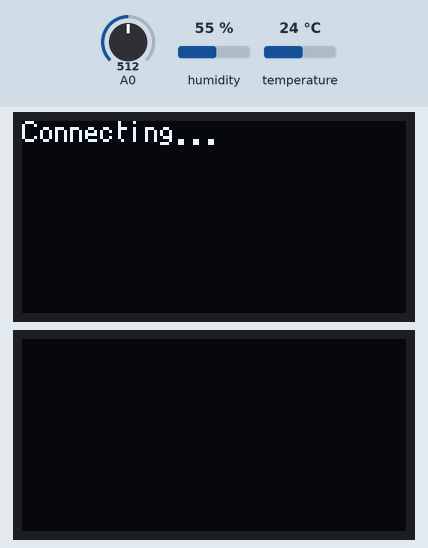
Simulated run of this sketch. Board: Arduino Mega 2560, built with avr-gcc and run on an emulated ATmega2560. Shown: 2 × 128×64 one-colour display. Wiring (inferred from the names in the program): SSD1306 OLED at I2C address 0x3C. Inputs (shaded band) come from the test bench; at power-on: A0 = 512, humidity 55 %, temperature 24 °C. WiFi joins after 1.5 s; servers stay silent unless stated; the display library's start-up logo is not drawn; network time is answered at once with the bench clock; the local clock reads 2024-03-15 10:24:30 at power-on unless the sketch sets it; what the sketch prints to the serial monitor is not drawn.

Above: at 0.2 s.
At 2.3 s:
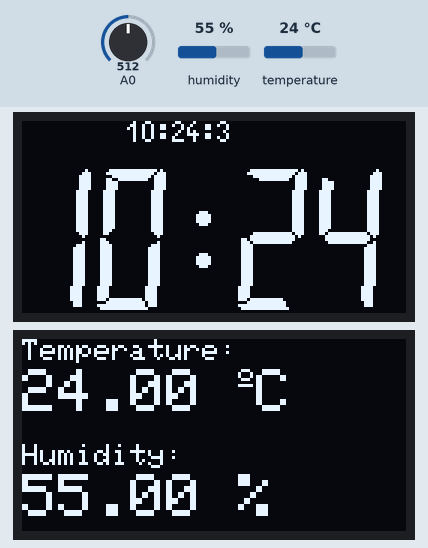
At 13.3 s:
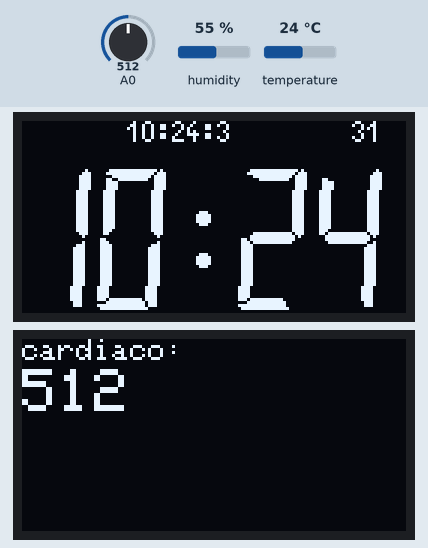
At 23.4 s:
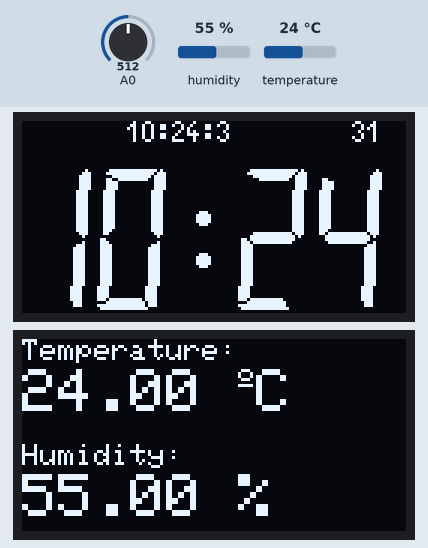
At 33.5 s:
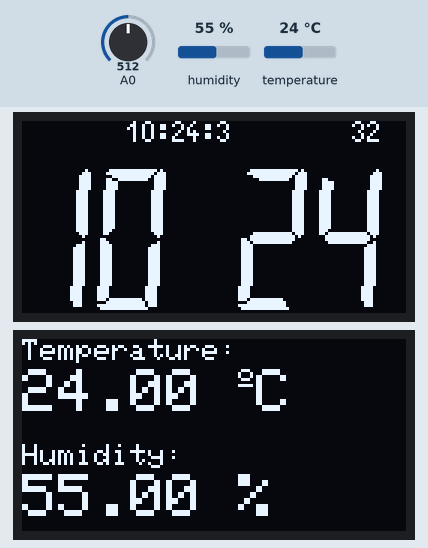
At 34.4 s:
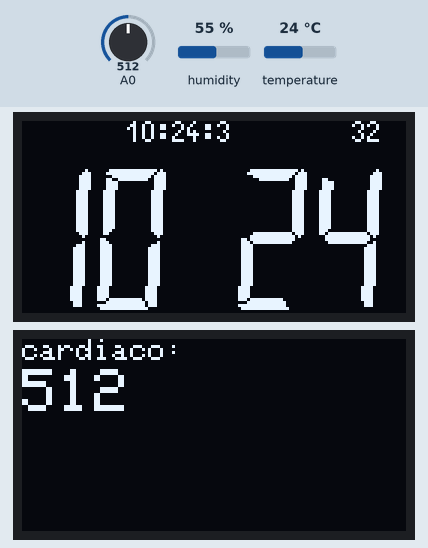

The sketch:

WiFi_Clock.ino
```cpp
// ToDo before uploading the software to your ESP8266 target


// 1) Replace with your network credentials
const char* ssid     = "TP-Link_AF92";
const char* password = "71425719";

//Programa para capturar el pulso cardiaco- Version 1.0
//Revisado Prof: Bolaños 2018- Programa base tomado de Internet

// la variable pulso contiene los datos brutos entrantes pudiendo variar entre 0-1024
int pulso;

// Determina qué señal “se contará como un latido” y qué señal ignorar.
  int limite = 522;//original 550- Ver los picos en Ploter y reprogramar


#include <Wire.h>
#include "DHT.h"
#include <Adafruit_GFX.h>
#include <Adafruit_SSD1306.h>

// 2) Set the right Time-zone
// Set offset time in seconds to adjust for your timezone, for example:
// GMT +1 = 3600 // Europe
// GMT +8 = 28800
// GMT -1 = -3600
// GMT 0 = 0
const int TZ=-18000;


#include <ESP8266WiFi.h>
#include <NTPClient.h>
#include <WiFiUdp.h>

#include "OledTwi.h"
#include "OledPix.h"

  /*Reloj*/
  static char buf[20];

// Define NTP Client to get time
WiFiUDP ntpUDP;
NTPClient timeClient(ntpUDP);

// Variables to save date and time
String formattedDate;
String dayStamp;
String timeStamp;

// Variables for the Quartz Clock
int h,m,s =0;
boolean AM_PM, S_Tick = false;

// For accurate elapsed Time counting, use Arduino Real Time Clock on the fly readings and not delay()
static uint32_t last_time, now = 0; // RTC
  /*fin reloj*/

Adafruit_SSD1306 display = Adafruit_SSD1306(128, 64, &Wire, -1);
unsigned long delayTime;

// Uncomment one of the lines below for whatever DHT sensor type you're using!
#define DHTTYPE DHT11 // DHT 11
//#define DHTTYPE DHT21 // DHT 21 (AM2301)
//#define DHTTYPE DHT22 // DHT 22 (AM2302), AM2321
//DHT Sensor;
uint8_t DHTPin = 12;
DHT dht(DHTPin, DHTTYPE);
float Temperature;
float Humidity;
float Temp_Fahrenheit;

void setup() {
  Serial.begin(9600);
   get_time(); //reloj
  pinMode(DHTPin, INPUT);
  dht.begin();
  // by default, we'll generate the high voltage from the 3.3v line internally! (neat!)
  display.begin(SSD1306_SWITCHCAPVCC, 0x3C);  // initialize with the I2C addr 0x3C (for the 128x64)
   // init done
  display.display();
  delay(100);
  display.clearDisplay();
  display.display();
  display.setTextSize(1.75);
  display.setTextColor(WHITE);


}
void loop() {

  Humidity = dht.readHumidity();
  // Read temperature as Celsius (the default)
  Temperature = dht.readTemperature();
  // Read temperature as Fahrenheit (isFahrenheit = true)
  Temp_Fahrenheit= dht.readTemperature(true);

  // Check if any reads failed and exit early (to try again).
  if (isnan(Humidity) || isnan(Temperature) || isnan(Temp_Fahrenheit)) {
    Serial.println(F("Failed to read from DHT sensor!"));
    return;
  }

  Serial.print(F("Humidity: "));
  Serial.print(Humidity);
  Serial.print(F("%  Temperature: "));
  Serial.print(Temperature);
  Serial.print(F("°C "));
  Serial.print(Temp_Fahrenheit);
  Serial.println(F("°F "));

  display.setCursor(0,0);
  display.clearDisplay();

  display.setTextSize(1);
  display.setCursor(0,0);
  display.print("Temperature: ");
  display.setTextSize(2);
  display.setCursor(0,10);
  display.print(Temperature);
  display.print(" ");
  display.setTextSize(1);
  display.cp437(true);
  display.write(167);
  display.setTextSize(2);
  display.print("C");

  // display humidity
  display.setTextSize(1);
  display.setCursor(0, 35);
  display.print("Humidity: ");
  display.setTextSize(2);
  display.setCursor(0, 45);
  display.print(Humidity);
  display.print(" %");

  display.display();
  delay(10000);

  /*Fin del sensor de Temperatura*/

  now=millis();
if (( now-last_time)>=1000 ) // importance of >=
 {
  last_time=last_time+1000; //now; // prepare for next loop
   s=s+1; //increment sec. counting

// ---- manage seconds, minutes, hours am/pm overflow ----
 if(s==60){
  s=0;
  m=m+1;
  //get_time(); for Test
 }
 if(m==60)
 {
  m=0;
  h=h+1;
 }
 if(h==24)
 {
  h=0;
  get_time();
  //flag=flag+1;
  //if(flag==2)flag=0;
 }

// update OLED

LiCol(0,110);
   Dec99(s); // second ticker


 LiCol(7,0);
 BigDec99(h); // hour

 LiCol(7,48);
 if (S_Tick==false){
  S_Tick=true;
  Big(0x3c); //: separator
 } else {
 S_Tick=false;
 Big(0x3b); // blank for blink effect
 }

 LiCol(7,72);
 BigDec99(m); // minute

 delay(700); // give some air to the ESP Task to avoid reset
 // 800 fait retarder la clock
 // 700 ok
 // 500, 600 produit des reset
 }


 /*Fin De Reloj*/
 /*Cardiaco*/
// Lee el valor del pin analógico 0, y Asigna este valor a la variable “pulso”.
pulso = analogRead(A0);

//Este caracter lo filtra la aplicación en APP inventor
//Serial.print("*"); // NOTA DJB: no usada en esta version
// Envíe el valor de pulso al Plotter serial. Comentar si queremos visualizar en “serial ploter”
Serial.println(pulso);
  display.setCursor(0,0);
  display.clearDisplay();

  display.setTextSize(1);
  display.setCursor(0,0);
  display.print("cardiaco: ");
  display.setTextSize(2);
  display.setCursor(0,10);
  display.print(pulso);
  display.print(" ");
  display.setTextSize(1);
  display.cp437(true);
  //display.write(167);
  //display.setTextSize(2);
 // display.print("C");
//Retardo de 35ms
display.display();
delay(10000);

 /*fin cardiaco*/


}
```

Get_NTP_Time.ino
```cpp
void get_time(void){

  // Initialize Serial Monitor
  Serial.begin(115200);
  Serial.print("Connecting to ");
  Serial.println(ssid);

  // OLED init
  // OLED init
  SetupOledI2C();
  SetupOledPix();
  LiCol(0,0);
  Text("Connecting....");

  WiFi.begin(ssid, password);
  while (WiFi.status() != WL_CONNECTED) {
    delay(500);
    Serial.print(".");
  }
  // Print local IP address
  Serial.println("");
  Serial.println("WiFi connected.");
  Serial.println("IP address: ");
  Serial.println(WiFi.localIP());

  LiCol(0,0);
  Text("Connected  ");

// Initialize a NTPClient to get time
  timeClient.begin();

  timeClient.setTimeOffset(TZ);// Set right Time Zone


  while(!timeClient.update()) {
    timeClient.forceUpdate();
  }

  now=millis(); // read Timer when client updated
  last_time=now;

  // The formattedDate comes with the following format:
  // 2018-05-28T16:00:13Z
  // We need to extract date and time
  formattedDate = timeClient.getFormattedTime();
  Serial.println(formattedDate);

  // Extract date
  int splitT = formattedDate.indexOf("T");
  dayStamp = formattedDate.substring(0, splitT);
  Serial.print("DATE: ");
  Serial.println(dayStamp);
  // Extract time
  timeStamp = formattedDate.substring(splitT+1, formattedDate.length()-1);
  Serial.print("HOUR: ");
  Serial.println(timeStamp);

  // OLED Display
     // OLED Display with modified Didel Library
   LiCol(0,0);
   Text("       "+formattedDate.substring(0,11));

  timeStamp.toCharArray(buf, 14);

   LiCol(7,0);
   Big(buf[0]);Big(buf[1]); //Hours

   LiCol(7,48);
   Big(0x3c); //: separator

   LiCol(7,72);
   Big(buf[3]);Big(buf[4]); //Minutes

  // Set initial h,m,s values according to
  h= ((buf[0]&0x0f)*10)+(buf[1]&0x0f);
  m= ((buf[3]&0x0f)*10)+(buf[4]&0x0f);
  s= ((buf[6]&0x0f)*10)+(buf[7]&0x0f);

  //Serial.end();
  //timeClient.end();
  //WiFi.disconnect(true); // disconnect and turn off, minimise power consumption

}
```

OledTwi.h
```cpp
// "OledTwi.h" rewritten using Wire.h, so its portable to ESP8266 , STM32 etc.
#include <Wire.h>

#define Adr 0x78  //(0x3C*2) 8 Bit Adress


void SetupOledI2C() {
  Wire.begin();
}

void  Start () {
  Wire.beginTransmission(Adr>>1); // uses 7 Bit Adr
}

void  Stop () {
  Wire.endTransmission();
}


void  Write (byte ab) {  // only data8
  Wire.write(ab);
}
```

Source omitted: OledPix.h (data table, 23267 bytes)

Measured:
- what the display in image 0 shows lasts 1.5 s, from 0.2 s to 1.7 s
- what the display in image 1 shows lasts 10.0 s, from 2.3 s to 12.3 s
- what the display in image 2 shows lasts 10.0 s, from 13.3 s to 23.3 s
- what the display in image 4 shows lasts 0.8 s, from 33.5 s to 34.3 s
